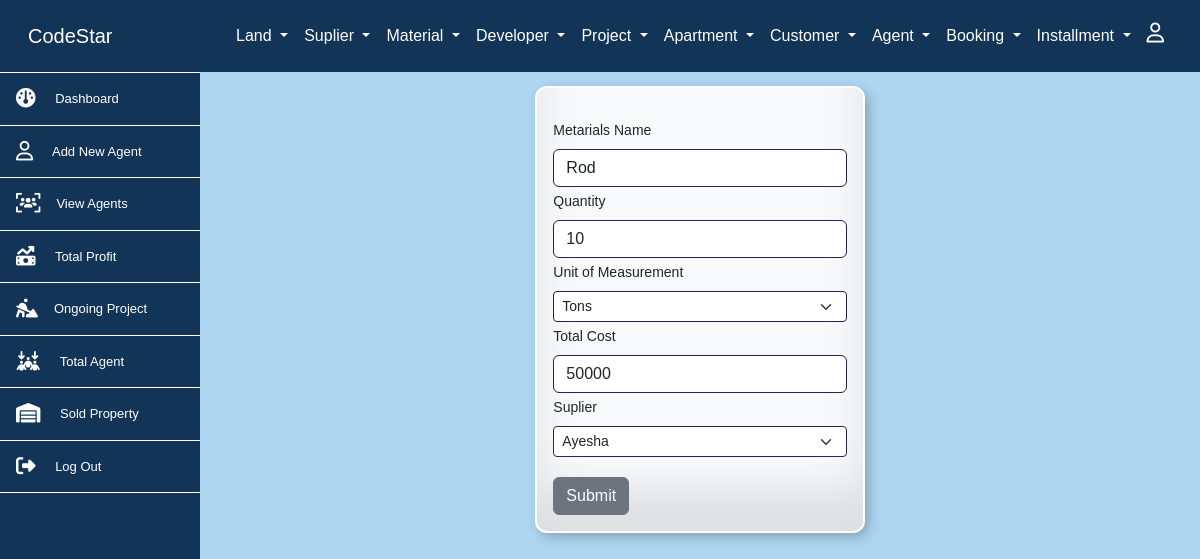
The app's page /pages/metarial/mupdate.php?id=44 (signed in) with its own data.
### tables this page shows
CREATE TABLE `metarial` (
  `metarial_id` int NOT NULL,
  `metarial_name` varchar(255) DEFAULT NULL,
  `metarial_price` varchar(255) DEFAULT NULL,
  `mquantity` int DEFAULT NULL,
  `purse_date` datetime DEFAULT CURRENT_TIMESTAMP,
  `sup_id` int DEFAULT NULL,
  `u_id` int DEFAULT NULL,
  `tpaids` int NOT NULL
);

CREATE TABLE `unit_om` (
  `u_id` int NOT NULL,
  `u_name` varchar(255) DEFAULT NULL
);

CREATE TABLE `suplier` (
  `sup_id` int NOT NULL,
  `sup_name` varchar(255) DEFAULT NULL,
  `sup_contact_no` varchar(255) DEFAULT NULL,
  `sup_email` varchar(255) DEFAULT NULL,
  `land_img` varchar(255) DEFAULT NULL,
  `tamount` varchar(255) DEFAULT NULL,
  `tdue` decimal(10,0) DEFAULT NULL,
  `tpaid` varchar(255) DEFAULT NULL,
  `submission_date` datetime NOT NULL DEFAULT CURRENT_TIMESTAMP
);

### pages/metarial/mupdate.php (the view, shortened to what this page needs)
<?php include('../../includes/conf.php');
?>
<?php
    $id=$_GET['id'];
    $sql = "SELECT * FROM metarial where metarial_id = $id";
    $result = $conn->query($sql);
    $row = $result->fetch_assoc();
?>
<div class="col-md-10  container d-flex justify-content-center  ">
 <div class="col-md-4">
 <form method="post" class="col-md-12 bg-light mt-3 pdiv" enctype="multipart/form-data">
  <div class=" p-3">
    <div>
      <label for="metaril" class="form-label mt-3">Metarials Name</label>
      <input type="text" class="form-control mb-1 in" id="metaril" name="mname" value="<?= $row['metarial_name']?>">
    </div>
    <div>
      <label for="mlist" class="form-label">Quantity</label>
      <input type="text" class="form-control mb-1 in" id="mlist" name="mquantity" value="<?= $row['mquantity']?>">
    </div>
    <div>
    <label for="larea" class="form-label">Unit of Measurement</label>
      <select class="form-select form-select-sm in mb-1" name="uom" aria-label=".form-select-sm example">
        <?php
         $sql = "SELECT * FROM unit_om";
         $result = $conn->query($sql);
         while ($rows = $result->fetch_assoc()) {
        ?>
          <option value= "<?php echo $rows['u_id'];?>" <?php if($rows['u_id']==$row['u_id']){echo 'selected';};?>>
          <?php echo$rows['u_name'];?>
        </option>
          <?php }?>
      </select>
    </div>
    <div>
      <label for="mprice" class="form-label">Total Cost</label>
      <input type="text" class="form-control mb-1 in" id="price" name="tcost" value="<?= $row['metarial_price']?>">
    </div>
    <div>
    <label for="larea" class="form-label">Suplier</label>
      <select class="form-select form-select-sm in mb-1" name="sup" aria-label=".form-select-sm example">
        <?php
         $sql = "SELECT * FROM suplier";
         $result = $conn->query($sql);
         while ($rows = $result->fetch_assoc()) {
        ?>
          <option value= "<?php echo$rows['sup_id'];?>" <?php if($rows['sup_id']==$row['sup_id']){echo 'selected';};?>><?php echo$rows['sup_name'];?></option>
          <?php }?>
      </select>
    </div>
    <button type="submit" class="btn btn-secondary mt-3" name="sub">Submit</button>
  </form>
 </div>
 </div>
</div>

### records on screen
metarial: mname "Rod", mquantity "10", uom "Tons", tcost "50000", sup "Ayesha"
